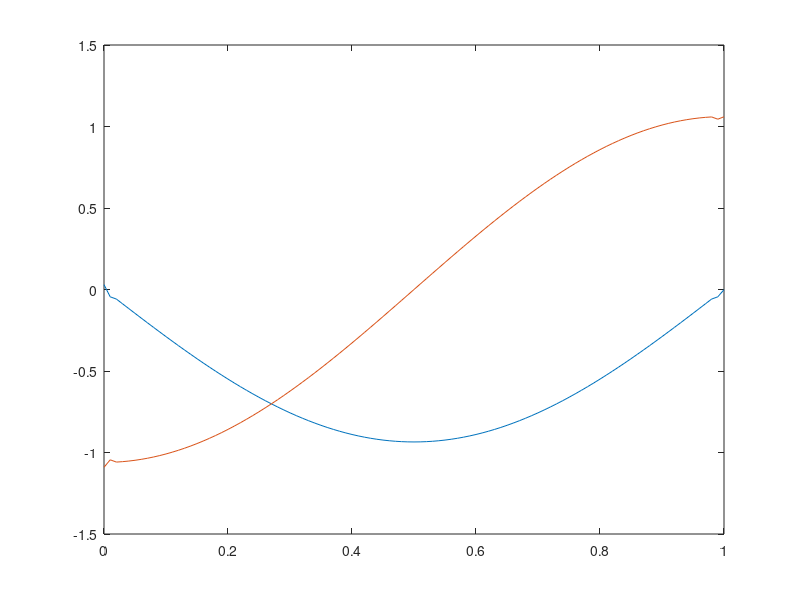

Write the MATLAB code that produced this figure.
%%%%%%%%%%%%%%%%%%%%%%%%%%%%%%%%%%%%%%%%%%%%%%%%%%%%%%%%%%%%%%%%%%%%%%%%%%
% Description: This script implements the Lax Friedrich method to 
% numerically solve the scalar advection equation u_t + au_x = 0. 
% It stores all the parameters that define the desired 
% method.  Stable provided mu=abs(ak/h)<=1 
% Lax Friedrichs scheme
% u_new(j) = (u_old(j-1)+u_old(j+1))/2 - (mu/2)*(u_old(j+1)-u_old(j-1))

% parameters:
%   t0:intitial time
%   tf:final time
%   L:number of spatial grid points 
%   N: number of time grid points
%   f: function that gives inital data
%%%%%%%%%%%%%%%%%%%%%%%%%%%%%%%%%%%%%%%%%%%%%%%%%%%%%%%%%%%%%%%%%%%%%%%%%

%initialize parameters
t0=0;
tf=1;
L=100;
N=100;


%define space mesh
dx = 1/L;
x = 0:dx:1;
x = x';

%set inital funcitons  
InitialPressure = sin(pi * x)';
InitialVelocity = cos(pi * x)';
%InitialPressure = x;
%IntitialVelocity = ones(1, length(x));

% define time mesh
dt = dx;
t = t0:dt:tf;

%wave speed details
rho0 = 1;                 %density
K0 = 1;                   %bulk modulus
Z0 = rho0 * K0;             %impedence
A = [0 K0; 1 / rho0 0];       %wave speed
R = [-Z0 Z0 ; 1 1];         

%impose boundary functions for chars
bd0=R*[sin(pi*t);cos(pi*t)];
bdL=R*[-sin(pi*(L-t));-cos(pi*(L-t))];
f=bd0(1,:)';
g=bdL(2,:)';
 
%CFL number
mu = A*dt/dx;

%preallocate u, set initial u value to f
U =struct('pressure', zeros(N+1,L+1), 'velocity',zeros(N+1,L+1));
U(:).pressure(1,:) = InitialPressure;
U(:).velocity(1,:) = InitialVelocity;


%struct to store imposed and interpolated values at boundaries
%col 1 stores values at left bdd col 2 stores values at right bdd
%w left moving 
%z right moving
C=struct('w', zeros(N+1,2), 'z',zeros(N+1,2));

%set col 2 of z char to imposed bdd function values 
C.w(:,2)=g;
%set col 1 of z char to imposed bdd function values 
C.z(:,1)=f;



%loop through time
for n=1:N
    %loop through space
    for j=2:L
    %u(n + 1,j)=(u(n,j - 1) + u(n,j + 1))/2
    %           -(mu/2)*(u(n,j + 1) - u(n,j - 1))
      
      prev=(cell2mat({U.pressure(n,j - 1),U.velocity(n,j - 1)}))';
      next=(cell2mat({U.pressure(n,j + 1),U.velocity(n,j + 1)}))';
      newU= (prev + next)/ 2 - (mu/ 2) * (next - prev);

      U.pressure(n + 1 , j)=newU(1);
      U.velocity(n + 1 , j)=newU(2);
    end
    
    %Boundary conditions
    j=1;
    
    prev=R*(cell2mat({U.pressure(n,j),U.velocity(n,j)}))';
    next=R*(cell2mat({U.pressure(n,j+1),U.velocity(n,j+1)}))';
    
    %z(x^n)=mu*(z_(L)-z_(L-1))+z_L...linear interpolation for unk char
    curr = mu*(prev-next) + prev ;
    C.w(n,j)=curr(1);
    
    %calc press/vel using chars
    newC=(cell2mat({C.w(n,j),C.z(n,j)}))';
    newU=R\newC;
    U.pressure(n+1,j)=newU(1);
    U.velocity(n+1,j)=newU(2);
    
       
    j = L+1;
    prev=R*(cell2mat({U.pressure(n,j-1),U.velocity(n,j-1)}))';
    next=R*(cell2mat({U.pressure(n,j),U.velocity(n,j)}))';
    
    %w(x^n)=mu*(z_(L)-z_(L-1))+z_L...linear interpolation for unk char
    curr = mu*(prev-next) +prev ;
    C.z(n,2)=curr(2);
    
    %calc press/vel using chars
    newC=(cell2mat({C.w(n,2),C.z(n,2)}))';
    newU=R\newC;
    U.pressure(n+1,j)=newU(1);
    U.velocity(n+1,j)=newU(2);
    
end

clf
for i=1:L
   
    plot(x,U.pressure(i,:),x,U.velocity(i,:))
	axis([0 1 -1.5 1.5])
    pause(.05)
    drawnow
end
hold off

